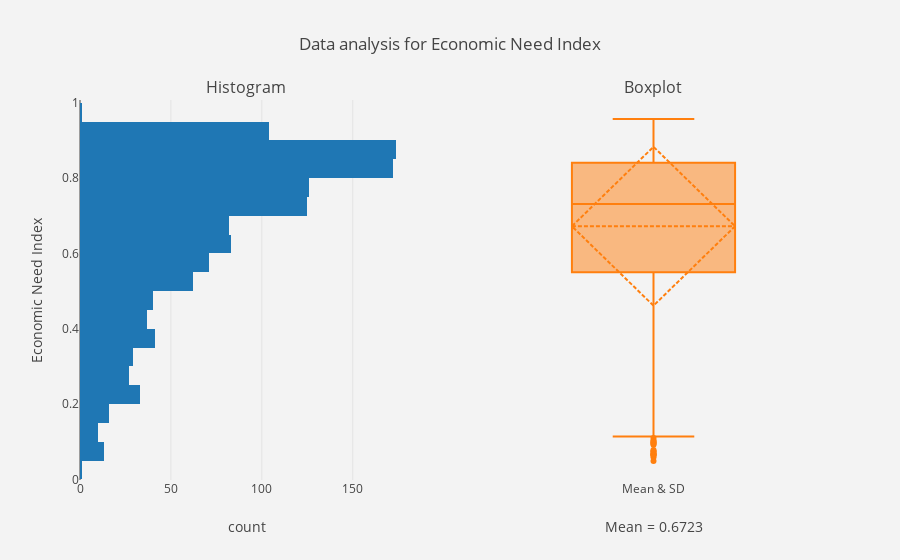

Notebook code cell kept with this figure:
### Markdown cell above
### Economic Need Index


- Economic Need Index = (Percent Temporary Housing) + (Percent
HRA-eligible * 0.5) + (Percent Free Lunch Eligible * 0.5)

### Code cell
sch_eni = data_chart(schl_df, 'Economic Need Index', 'value')
sch_eni.plot()

### Figure 1 — Plotly figure (JSON) as saved in the notebook; plotly's stock layout.template omitted (floating-point values rounded to 4 significant figures; data arrays with more than 128 entries replaced by an {"elided": "..."} marker saying what was removed)
{"data": [{"name": "Economic Need Index", "type": "histogram", "xaxis": "x1", "y": {"elided": "1272 float values"}, "yaxis": "y1"}, {"boxmean": "sd", "name": "Mean & SD", "type": "box", "xaxis": "x2", "y": {"elided": "1272 float values"}, "yaxis": "y1"}], "layout": {"annotations": [{"font": {"size": 16}, "showarrow": false, "text": "Histogram", "x": 0.225, "xanchor": "center", "xref": "paper", "y": 1, "yanchor": "bottom", "yref": "paper"}, {"font": {"size": 16}, "showarrow": false, "text": "Boxplot", "x": 0.775, "xanchor": "center", "xref": "paper", "y": 1, "yanchor": "bottom", "yref": "paper"}], "paper_bgcolor": "rgb(243, 243, 243)", "plot_bgcolor": "rgb(243, 243, 243)", "showlegend": false, "title": "Data analysis for Economic Need Index", "xaxis1": {"anchor": "y1", "domain": [0, 0.45], "title": "count"}, "xaxis2": {"anchor": "free", "domain": [0.55, 1], "position": 0, "title": "Mean = 0.6723"}, "yaxis": {"title": "Economic Need Index"}, "yaxis1": {"anchor": "x1", "domain": [0, 1]}}}
